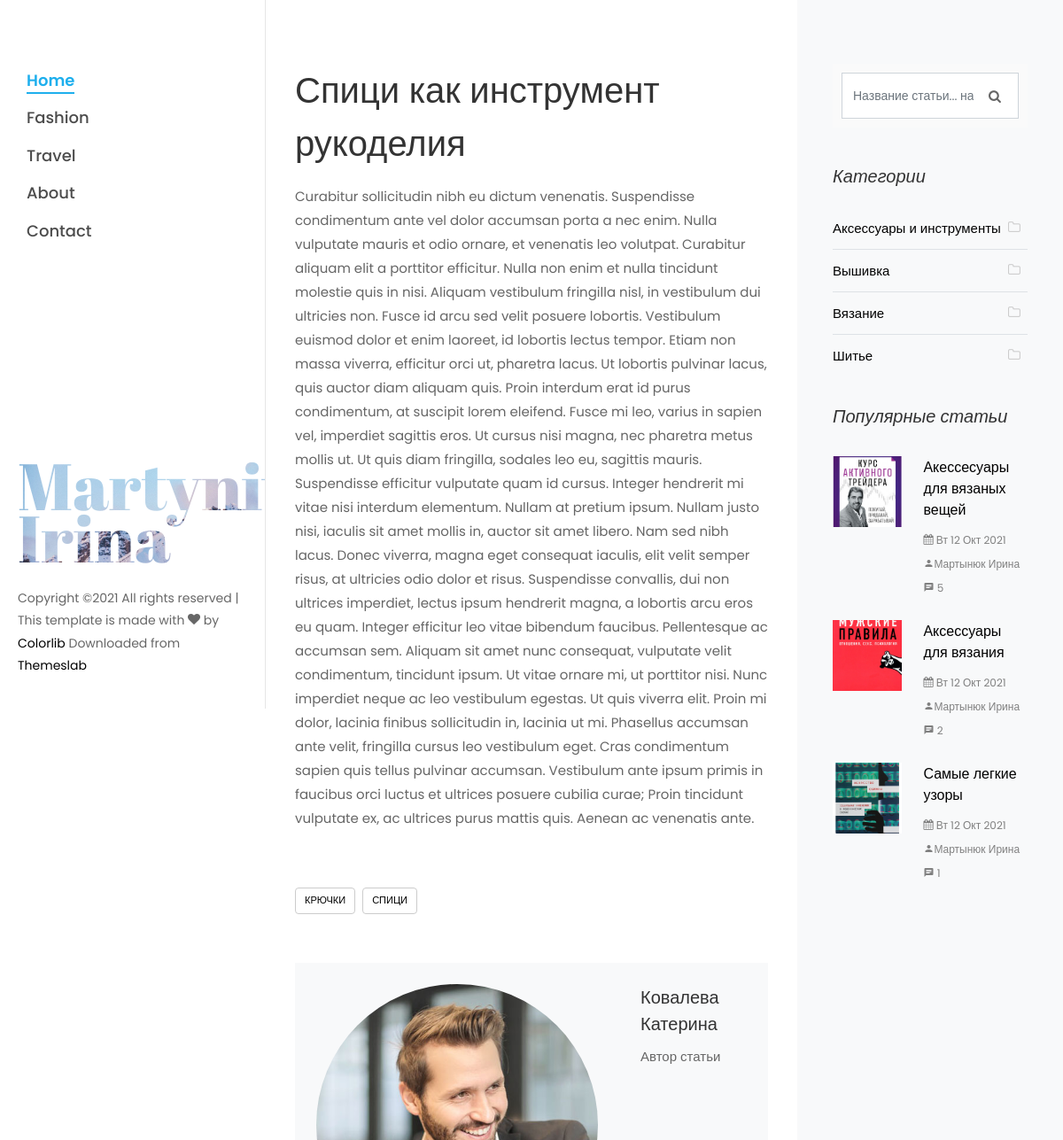
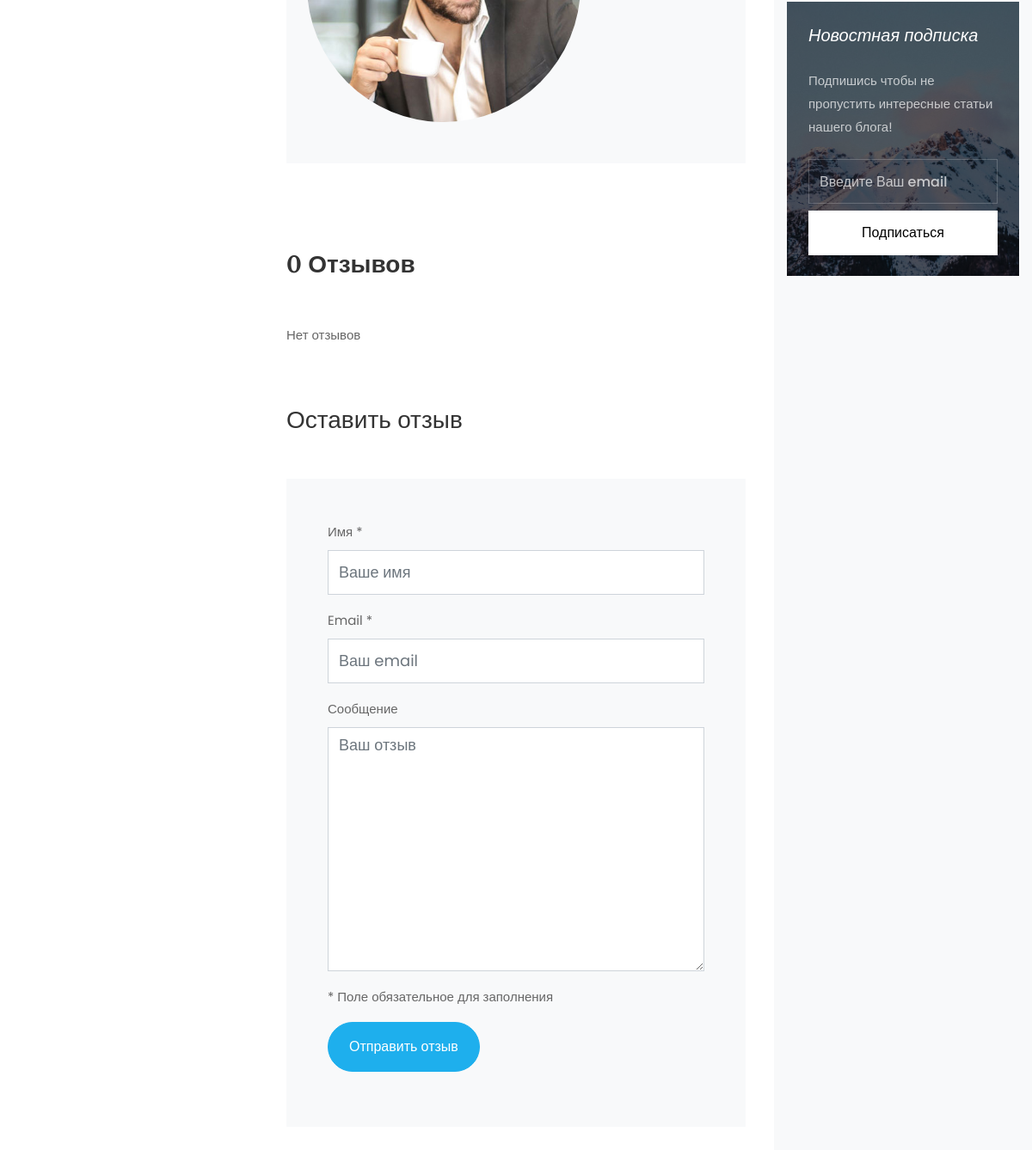
/spici-kak-instrument-rukodeliya/, run on the app's committed database (2 pictures, top to bottom).
### blog_app/models.py (models this page shows, shortened)
class Article(models.Model):
    title = models.CharField(max_length=256, blank=False, verbose_name='Название')
    category = models.ForeignKey('Category', on_delete=models.CASCADE, verbose_name='Категория')
    slug = models.SlugField(max_length=256, db_index=True)
    short_content = models.TextField(verbose_name='Краткое описание', max_length=300, default='Нет описания')
    content = models.TextField(blank=True, default='Нет описания', verbose_name='Текст статьи')
    created_at = models.DateTimeField(auto_now_add=True, verbose_name='Дата публикации')
    updated_at = models.DateTimeField(auto_now=True, verbose_name='Дата обновления')
    image = models.ImageField(upload_to='blog_images/%Y/%m/%d', verbose_name='Изображение', blank=True)
    draft = models.BooleanField(verbose_name='Черновик', default=False)
    author = models.CharField(verbose_name='Автор', blank=False, max_length=150)
    tags = TaggableManager()
    class Meta:
        ordering = ('-created_at',)
        verbose_name = 'Статья'
        verbose_name_plural = 'Статьи'
    def get_absolute_url(self):
        return reverse('article_detail', kwargs={'slug': self.slug})
    def get_review(self):
        return self.reviews_set.filter(parent__isnull=True)  # вернет только родительские отзывы статьи

class Category(models.Model):
    name = models.CharField(max_length=150, blank=False, db_index=True, verbose_name='Наименование')
    slug = models.SlugField(max_length=150, unique=True, blank=False, db_index=True)
    created_at = models.DateTimeField(auto_now_add=True, verbose_name='Дата создания')
    updated_at = models.DateTimeField(auto_now=True, verbose_name='Дата обновления')
    class Meta:
        ordering = ('name',)
        verbose_name = 'Категория'
        verbose_name_plural = 'Категории'
    def get_absolute_url(self):
        return reverse('article_category_list', kwargs={'slug': self.slug})

### blog_app/views.py (the view)
# urls.py: path('<slug:slug>/', views.ArticleDetailView.as_view(), name="article_detail"),
class ArticleDetailView(DetailView):
    model = Article
    slug_field = 'slug'
    template_name = 'blog_detail.html'

### email_contact/forms.py
class ContactForm(forms.ModelForm):
    class Meta:
        model = Contact
        fields = ('email', )
        widgets = {
            'email': forms.TextInput(
                attrs={
                    'class': 'form-control',
                    'placeholder': 'Введите Ваш email'
                }
            )
        }
        labels = {
            'email': ''
        }

### blog_app/templatetags/article_tag.py (called while the page is built)
@register.simple_tag()
def get_categories():
    return Category.objects.all()

@register.simple_tag()
def get_tags():
    return Tag.objects.all()

@register.simple_tag()
def get_archives():
    return Article.objects.dates('created_at', 'month', order='DESC')

@register.inclusion_tag('tags/popular_articles.html')
def get_popular_articles(count=None):
    popular_articles = Article.objects.annotate(
        num_comments=Count('reviews')
    ).order_by('-num_comments').filter(draft=False)[:count]
    return {
        'popular_articles': popular_articles
    }

### email_contact/templatetags/contact_tags.py (called while the page is built)
@register.inclusion_tag("contact/tags/form.html")
def contact_form():
    return {'contact_form': ContactForm()}

### templates/blog_detail.html (shortened to what this page needs)
{% extends 'partials/base.html' %}
{% block content %}
    <div class="col-lg-8 px-md-5 py-5">
        <div class="row pt-md-4">
            <h1 class="mb-3">{{ article.title }}</h1>
            <p>{{ article.content|safe }}</p>
            <div class="tag-widget post-tag-container mb-5 mt-5">
                {% with article.tags.all as tags %}
                    <div class="tagcloud">
                        {% for tag in tags %}
                            <a href="{% url 'tags_list' tag.slug %}" class="tag-cloud-link">{{ tag.name }}</a>
                        {% endfor %}
                    </div>
                {% endwith %}
            </div>
            <div class="about-author d-flex p-4 bg-light">
                <div class="bio mr-5">
                    <img src="/static/images/person_1.jpg" alt="Image placeholder" class="img-fluid mb-4">
                </div>
                <div class="desc">
                    <h3>{{ article.author }}</h3>
                    <p>Автор статьи</p>
                </div>
            </div>
            <div class="pt-5 mt-5">
                {% with article.reviews_set.count as comments %}
                    {% if comments < 1 %}
                    <h3 class="mb-5 font-weight-bold">{{ comments }} Отзывов</h3>
                    {% elif comments == 1 %}
                        <h3 class="mb-5 font-weight-bold">{{ comments }} Отзыв</h3>
                    {% elif comments <= 4 %}
                        <h3 class="mb-5 font-weight-bold">{{ comments }} Отзыва</h3>
                    {% else %}
                        <h3 class="mb-5 font-weight-bold">{{ comments }} Отзывов</h3>
                    {% endif %}
                {% endwith %}
                {% for review in article.get_review %}
                    <ul class="comment-list">
                        <li class="comment">
                            <div class="vcard bio">
                                <img src="/static/images/person_1.jpg" alt="Image placeholder">
                            </div>
                            <div class="comment-body">
                                <h3>{{ review.name }}</h3>
                                <div class="meta">{{ review.created_at }}</div>
                                <p>{{ review.text }}</p>
                                <p><a href="#formReview" class="reply"
                                      onclick="addReview('{{ review.name }}', '{{ review.id }}')">Ответить</a></p>
                            </div>
                        </li>
                        {% for rew in review.reviews_set.all %}
                            <ul class="children">
                                <li class="comment">
                                    <div class="vcard bio">
                                        <img src="/static/images/person_1.jpg" alt="Image placeholder">
                                    </div>
                                    <div class="comment-body">
                                        <h3>{{ rew.name }}</h3>
                                        <div class="meta">{{ rew.created_at }}</div>
                                        <p>{{ rew.text }}</p>
                                    </div>
                                </li>
                            </ul>
                        {% endfor %}
                    </ul>
                {% empty %}
                    <p>Нет отзывов</p>
                {% endfor %}
                <div class="comment-form-wrap pt-5">
                    <h3 class="mb-5">Оставить отзыв</h3>
                    <form action="{% url 'add_review' article.id %}" method="post" class="p-3 p-md-5 bg-light"
                          id="formReview">
                        <div class="form-group">
                            <label for="name">Имя *</label>
                            <input type="text" class="form-control" id="name" name="name" placeholder="Ваше имя">
                        </div>
                        <div class="form-group">
                            <label for="email">Email *</label>
                            <input type="email" class="form-control" id="email" name="email" placeholder="Ваш email">
                        </div>
                        <div class="form-group">
                            <label for="message">Сообщение</label>
                            <textarea name="text" id="message" cols="30" rows="10" class="form-control"
                                      required="" placeholder="Ваш отзыв"></textarea>
                        </div>
                        <p>* Поле обязательное для заполнения</p>
                        <div class="form-group">
                            <input type="submit" value="Отправить отзыв" class="btn py-3 px-4 btn-primary">
                        </div>
                    </form>
                </div>
            </div>
        </div>
    </div>
{% endblock %}

### templates/partials/sidebar.html (shortened to what this page needs)
{% load article_tag %}
{% load contact_tags %}
<div class="col-xl-4 sidebar ftco-animate bg-light pt-5">
    <div class="sidebar-box pt-md-4">
        <form action="{% url 'search' %}" method="get" class="search-form">
            <div class="form-group">
                <span class="icon icon-search"></span>
                <input type="text" class="form-control" placeholder="Название статьи... нажмите Enter"
                       name="search_query">
            </div>
        </form>
    </div>
    <div class="sidebar-box ftco-animate">
        <h3 class="sidebar-heading">Категории</h3>
        <ul class="categories">
            {% get_categories as categories %}
            {% for category in categories %}
                <li class="colorlib-active"><a href="{{ category.get_absolute_url }}">{{ category.name }}<span><i
                        class="icon-folder-o mr-2"></i></span></a></li>
            {% endfor %}
        </ul>
    </div>
    {% get_popular_articles count=3 %}
    <div class="sidebar-box subs-wrap img py-4"
         style="background-image: url(/static/images/bg_1.jpg);">
        {% contact_form %}
    </div>
</div>

### templates/tags/popular_articles.html
<div class="sidebar-box ftco-animate">
    <h3 class="sidebar-heading">Популярные статьи</h3>
    {% for popular in popular_articles %}
        <div class="block-21 mb-4 d-flex">
            <a class="blog-img mr-4" style="background-image: url({{ popular.image.url }});"></a>
            <div class="text">
                <h3 class="heading"><a href="{{ popular.get_absolute_url }}">{{ popular.title }}</a>
                </h3>
                <div class="meta">
                    <div><a href="#"><span class="icon-calendar"></span> {{ popular.created_at|date:"D d M Y" }}</a></div>
                    <div><a href="#"><span class="icon-person"></span>{{ popular.author }}</a></div>
                    <div><a href="#"><span class="icon-chat"></span> {{ popular.reviews_set.count }}</a></div>
                </div>
            </div>
        </div>
        {% empty %}
        <h4>Список популярных статей пуст</h4>
    {% endfor %}
</div>

### static/css/icomoon.css (style rules this page uses)
[class^="icon-"], [class*=" icon-"] { font-family: 'icomoon' !important; speak: none; font-style: normal; font-weight: normal; font-variant: normal; text-transform: none; line-height: 1; -webkit-font-smoothing: antialiased; -moz-osx-font-smoothing: grayscale; }
.icon-search:before { content: "\f002"; }
.icon-calendar:before { content: "\f073"; }
.icon-folder-o:before { content: "\f114"; }
.icon-chat:before { content: "\e0b7"; }
.icon-person:before { content: "\e7fd"; }

### data on the page
Article: title "Спици как инструмент рукоделия", content "Curabitur sollicitudin nibh eu dictum venenatis. Suspendisse condimentum ante vel dolor accumsan porta a nec enim. Nulla vulputate mauris et odio ornare, et venenatis leo volutpat. Curabitur aliquam elit a porttitor efficitur. Nulla non enim et nulla tincidunt molestie quis in nisi. Aliquam vestibulum fringilla nisl, in vestibulum dui ultricies non. Fusce id arcu sed velit posuere lobortis. Vestibulum euismod dolor et enim laoreet, id lobortis lectus tempor. Etiam non massa viverra, efficitur orci ut, pharetra lacus. Ut lobortis pulvinar lacus, quis auctor diam aliquam quis. Proin interdum erat id purus condimentum, at suscipit lorem eleifend. Fusce mi leo, varius in sapien vel, imperdiet…", author "Ковалева Катерина"
Tag: name "КРЮЧКИ"
Tag: name "СПИЦИ"
Category: name "Аксессуары и инструменты"
Category: name "Вышивка"
Category: name "Вязание"
Category: name "Шитье"
Article: image (picture), title "Акессесуары для вязаных вещей", created_at "Вт 12 Окт 2021", author "Мартынюк Ирина", reviews_set.count "5"
Article: image (picture), title "Аксессуары для вязания", created_at "Вт 12 Окт 2021", author "Мартынюк Ирина", reviews_set.count "2"
Article: image (picture), title "Самые легкие узоры", created_at "Вт 12 Окт 2021", author "Мартынюк Ирина", reviews_set.count "1"

### other printed values
{{ comments }} "0"
